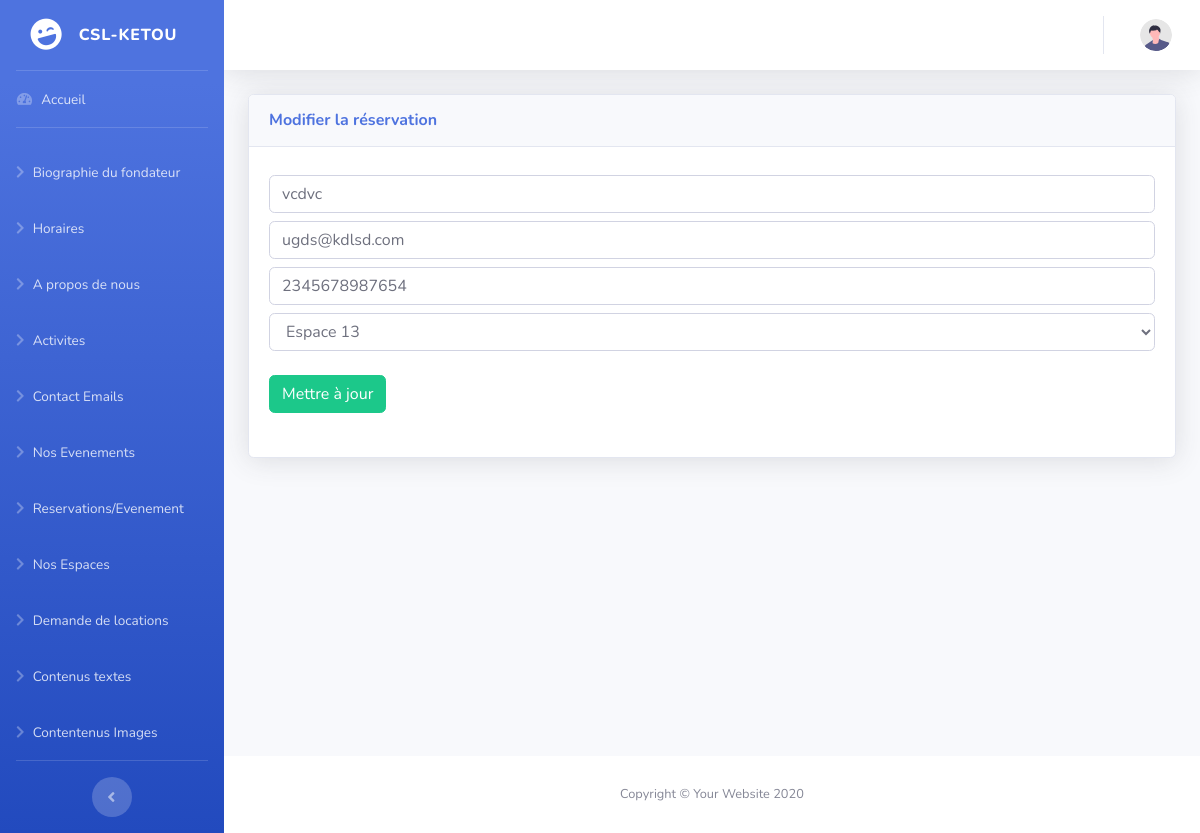
Page /Admin/csl-backend/space_locations/edit.php?id=2 on the committed database.
### tables this page shows
CREATE TABLE `space_locations` (
  `id` int(11) NOT NULL,
  `client_name` varchar(255) NOT NULL,
  `client_email` varchar(255) NOT NULL,
  `client_number` varchar(20) NOT NULL,
  `space_id` int(11) NOT NULL,
  `created_at` timestamp NOT NULL DEFAULT current_timestamp(),
  `updated_at` timestamp NOT NULL DEFAULT current_timestamp() ON UPDATE current_timestamp()
);

CREATE TABLE `spaces` (
  `id` int(11) NOT NULL,
  `name` varchar(255) NOT NULL,
  `images` text NOT NULL,
  `amount` decimal(10,2) NOT NULL,
  `created_at` timestamp NOT NULL DEFAULT current_timestamp(),
  `updated_at` timestamp NOT NULL DEFAULT current_timestamp() ON UPDATE current_timestamp()
);

### Admin/csl-backend/space_locations/edit.php (the view, shortened to what this page needs)
<?php
require '../../../config/database.php';
if (isset($_GET['id'])) {
    $id = $_GET['id'];
    $stmt = $pdo->prepare("SELECT * FROM space_locations WHERE id = ?");
    $stmt->execute([$id]);
    $location = $stmt->fetch();
    $stmt_spaces = $pdo->prepare("SELECT * FROM spaces");
    $stmt_spaces->execute();
    $spaces = $stmt_spaces->fetchAll();
}
?>
<!DOCTYPE html>
<html lang="fr">
<head>
    <?php include('../includes/links.php'); ?>
</head>
<body id="page-top">
    <div id="wrapper">
        <?php include('../includes/sidebar.php'); ?>
        <div id="content-wrapper" class="d-flex flex-column">
            <div id="content">
                <?php include('../includes/navbar.php'); ?>
                <div class="container-fluid">
                    <div class="card shadow mb-4">
                        <div class="card-header py-3">
                            <h6 class="m-0 font-weight-bold text-primary">Modifier la réservation</h6>
                        </div>
                        <div class="card-body">
                            <form action="" method="post" class="form my-2">
                                <input class="form-control my-2" type="text" name="client_name" value="<?php echo htmlspecialchars($location['client_name']); ?>" required>
                                <input class="form-control my-2" type="email" name="client_email" value="<?php echo htmlspecialchars($location['client_email']); ?>" required>
                                <input class="form-control my-2" type="text" name="client_number" value="<?php echo htmlspecialchars($location['client_number']); ?>" required>
                                <select class="form-control my-2" name="space_id" required>
                                    <?php foreach ($spaces as $space): ?>
                                        <option value="<?php echo $space['id']; ?>" <?php echo ($space['id'] == $location['space_id']) ? 'selected' : ''; ?>><?php echo $space['name']; ?></option>
                                    <?php endforeach; ?>
                                </select>
                                <button class="btn btn-success my-3" type="submit">Mettre à jour</button>
                            </form>
                        </div>
                    </div>
                </div>
            </div>
            <?php include('../includes/footer.php'); ?>
        </div>
    </div>
</body>
</html>

### rows in the picture
space_locations: client_name "vcdvc", client_email "ugds@kdlsd.com", client_number "2345678987654", space_id "Espace 13"
